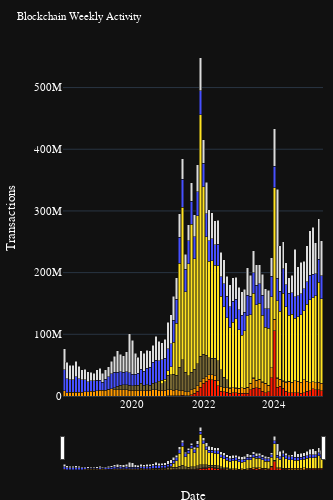

Notebook code for this chart:
### Code cell
# Create the figure
fig1m = px.bar(
    web3_tx,
    x='date',
    y='tx_count',
    color='chain',
    custom_data=['chain', 'tx_count'],
    title='Blockchain Weekly Activity',
    labels={
        'date': 'Date',
        'tx_count': 'Transactions',
        'chain': 'Blockchain',
    },
    color_discrete_map={
        'bitcoin': '#ff9b00',  # Bitcoin Orange
        'ethereum': '#4750ff',  # Ethereum Blue
        'bnb_smart': '#ffe322',  # Binance Yellow
        'bnb_beacon': '#786834',  # Darker Yellow
        'ripple': '#DCDCDC',  # Ripple Grey
        'avalanche': '#ff1d00',  # Avalanche Red
    },  
)

# Update traces to reduce marker size
fig1m.update_traces(
    hovertemplate="<b>%{customdata[0]}</b><br>" +
                  "Transactions: %{customdata[1]:,.0f}<br>" +
                  "<extra></extra>"
)

fig1m.update_layout(
    template="plotly_dark",              # inherit base dark theme 
        hovermode="x unified",
        dragmode="pan",
        title=dict(font=dict(size=11, color='white'), xanchor="left"),
        font=dict(size=11, family="IBM Plex Sans", color="white"),
        legend=dict(yanchor="top", y=0.99, xanchor="left", x=1.05),
        margin=dict(l=10, r=10, t=40, b=10),
        yaxis=dict(title="Transactions"),
        xaxis=dict(rangeslider=dict(visible=True, thickness=0.1), type="date"),
        height=500, width=333,
        showlegend=False,
        barmode='stack',
        bargap=0.1,
)

# Show the plot
fig1m.show(config={
    'displayModeBar': True,
    'displaylogo': False,
    'modeBarButtonsToAdd': ['fullscreen']
})


# get the full HTML as a string, with Plotly.js from CDN
fig1html = fig1m.to_html(include_plotlyjs="cdn", full_html=True)

# inject the Google Fonts link right after <head>
font_link = '<link href="https://fonts.googleapis.com/css2?family=IBM+Plex+Sans&display=swap" rel="stylesheet">'
fig1html = fig1html.replace("<head>", f"<head>\n    {font_link}")

# save the HTML to a file
with open("plots/html/blockchain_activity_mobile.html", "w") as f:
    f.write(fig1html)
